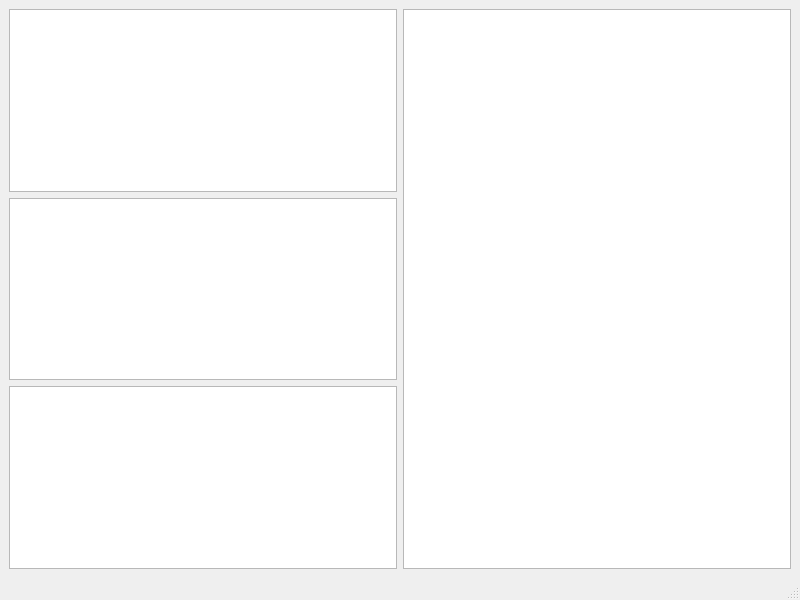
<?xml version="1.0" encoding="UTF-8"?>
<ui version="4.0">
 <class>MainWindow</class>
 <widget class="QMainWindow" name="MainWindow">
  <property name="geometry">
   <rect>
    <x>0</x>
    <y>0</y>
    <width>800</width>
    <height>600</height>
   </rect>
  </property>
  <property name="windowTitle">
   <string>MainWindow</string>
  </property>
  <widget class="QWidget" name="centralwidget">
   <layout class="QHBoxLayout" name="horizontalLayout">
    <item>
     <layout class="QVBoxLayout" name="verticalLayout">
      <item>
       <widget class="DragTree" name="sourceView"/>
      </item>
      <item>
       <widget class="QListView" name="potentialView"/>
      </item>
      <item>
       <widget class="QTreeView" name="activeView"/>
      </item>
     </layout>
    </item>
    <item>
     <widget class="DropPlot" name="plotView"/>
    </item>
   </layout>
  </widget>
  <widget class="QMenuBar" name="menubar">
   <property name="geometry">
    <rect>
     <x>0</x>
     <y>0</y>
     <width>800</width>
     <height>19</height>
    </rect>
   </property>
  </widget>
  <widget class="QStatusBar" name="statusbar"/>
 </widget>
 <customwidgets>
  <customwidget>
   <class>DropPlot</class>
   <extends>QGraphicsView</extends>
   <header>.dropplot</header>
  </customwidget>
  <customwidget>
   <class>DragTree</class>
   <extends>QTreeView</extends>
   <header>.dragtree</header>
  </customwidget>
 </customwidgets>
 <resources/>
 <connections/>
</ui>
